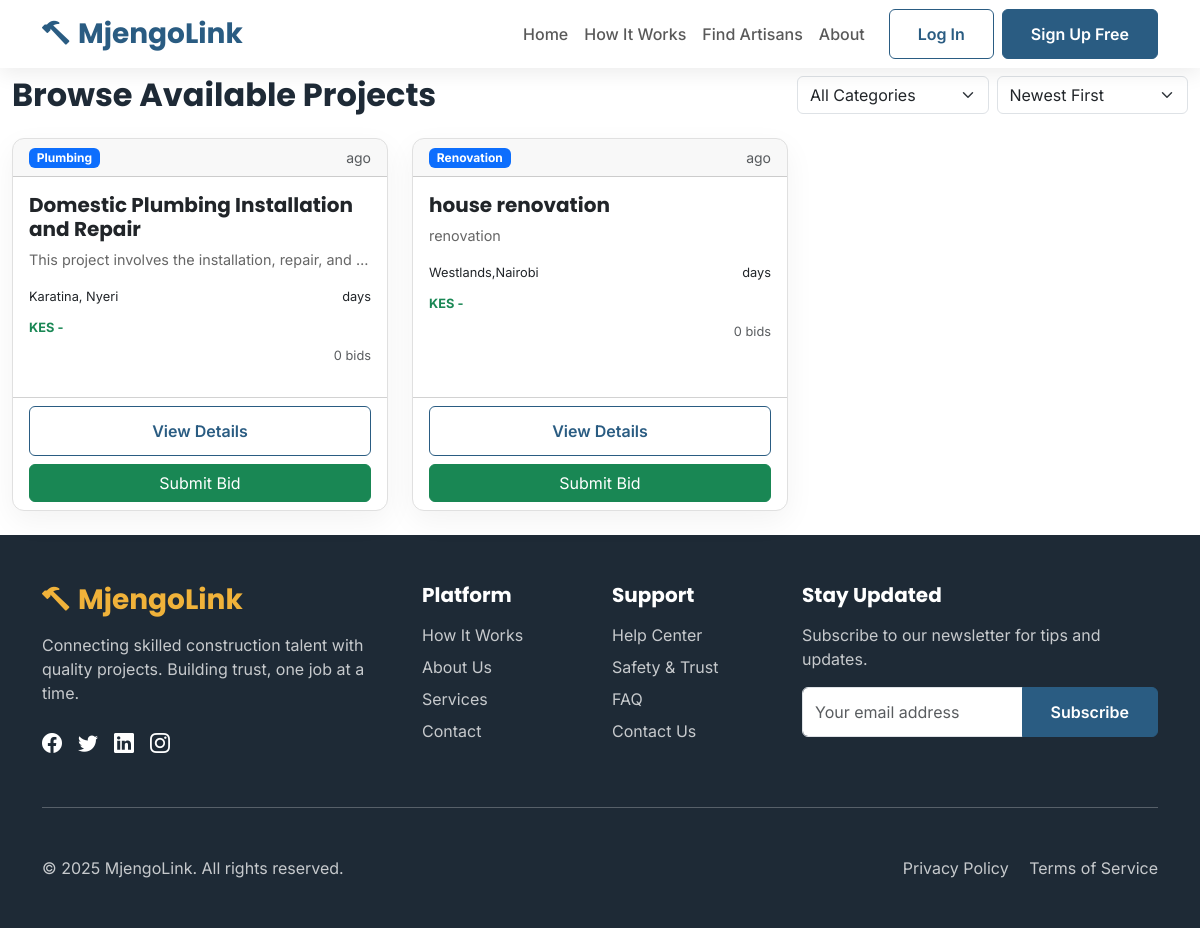
The page /projects/browse/ on the database as committed earlier.
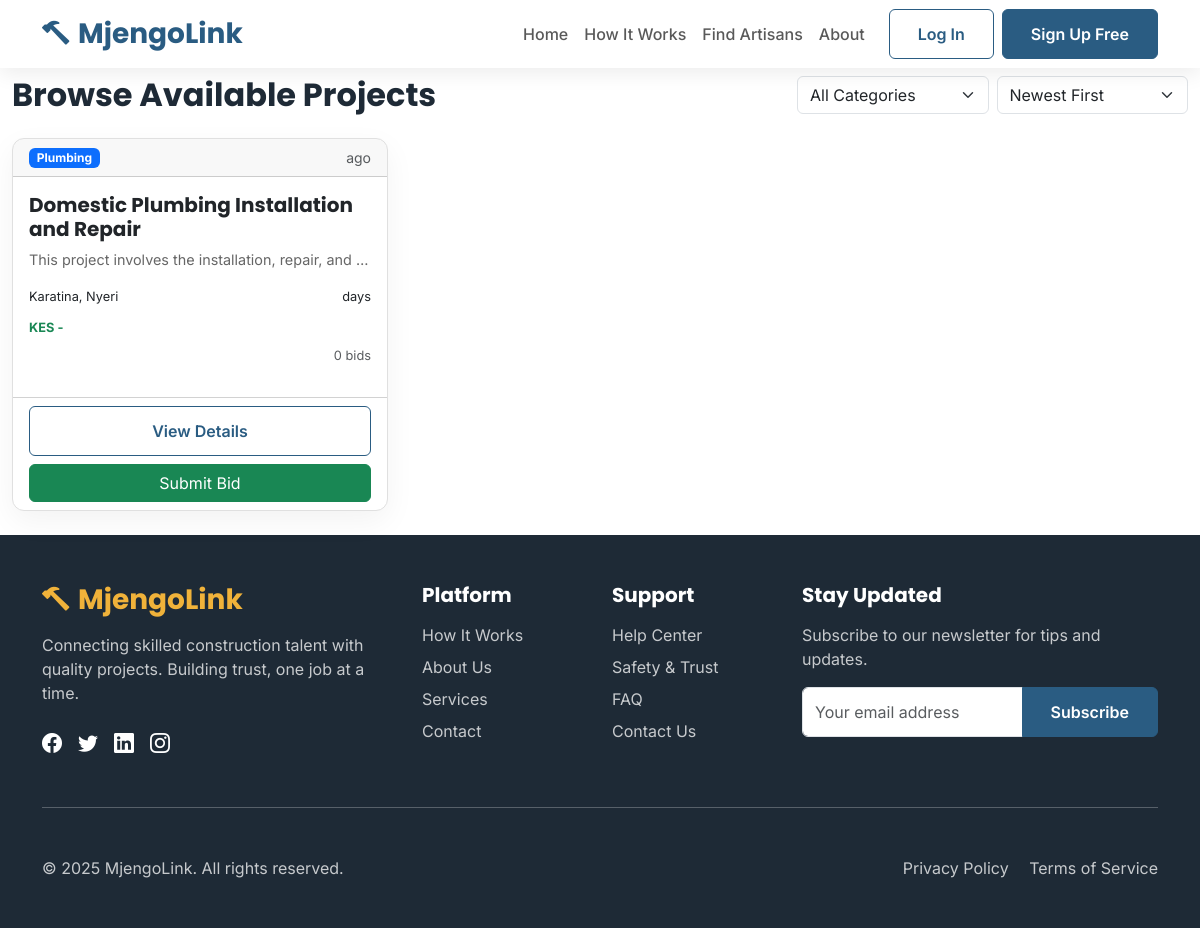
The same page on the database as committed later.
### projects/models.py (models this page shows, shortened)
class Project(models.Model):
    CATEGORY_CHOICES = [
        ('plumbing', 'Plumbing'),
        ('electrical', 'Electrical'),
        ('masonry', 'Masonry'),
        ('carpentry', 'Carpentry'),
        ('painting', 'Painting'),
        ('welding', 'Welding'),
        ('roofing', 'Roofing'),
        ('tiling', 'Tiling'),
        ('landscaping', 'Landscaping'),
        ('interior_design', 'Interior Design'),
        ('plastering', 'Plastering'),
        ('metalwork', 'Metalwork'),
        ('glass_work', 'Glass Work'),
        ('flooring', 'Flooring'),
        ('fencing', 'Fencing'),
        ('renovation', 'Renovation'),
        ('new_construction', 'New Construction'),
        ('maintenance', 'Maintenance'),
        ('other', 'Other'),
    ]
    STATUS_CHOICES = [
        ('draft', 'Draft'),
        ('posted', 'Posted - Accepting Bids'),
        ('bidding_closed', 'Bidding Closed'),
        ('assigned', 'Assigned to Artisan'),
        ('in_progress', 'In Progress'),
        ('on_hold', 'On Hold'),
        ('completed', 'Completed'),
        ('cancelled', 'Cancelled'),
        ('disputed', 'Disputed'),
    ]
    URGENCY_CHOICES = [
        ('low', 'Low - Within 1 month'),
        ('medium', 'Medium - Within 2 weeks'),
        ('high', 'High - Within 1 week'),
        ('urgent', 'Urgent - Within 3 days'),
    ]
    homeowner = models.ForeignKey(User, on_delete=models.CASCADE, related_name='projects', null=True, blank=True)
    title = models.CharField(max_length=200)
    description = models.TextField()
    category = models.CharField(max_length=50, choices=CATEGORY_CHOICES)
    location = models.CharField(max_length=200)
    exact_address = models.TextField(blank=True)
    budget_min = models.DecimalField(max_digits=10, decimal_places=2, validators=[MinValueValidator(Decimal('0.01'))])
    budget_max = models.DecimalField(max_digits=10, decimal_places=2, validators=[MinValueValidator(Decimal('0.01'))])
    preferred_timeline = models.CharField(max_length=100, help_text="e.g., 2 weeks, 1 month")
    urgency = models.CharField(max_length=20, choices=URGENCY_CHOICES, default='medium')
    status = models.CharField(max_length=20, choices=STATUS_CHOICES, default='draft')
    area_size = models.CharField(max_length=100, blank=True, help_text="e.g., 100 sq ft, 3 bedrooms")
    materials_provided = models.BooleanField(default=False)
    special_requirements = models.TextField(blank=True)
    posted_at = models.DateTimeField(auto_now_add=True)
    bidding_deadline = models.DateTimeField(null=True, blank=True)
    assigned_at = models.DateTimeField(null=True, blank=True)
    started_at = models.DateTimeField(null=True, blank=True)
    completed_at = models.DateTimeField(null=True, blank=True)
    updated_at = models.DateTimeField(auto_now=True)
    assigned_to = models.ForeignKey(User, on_delete=models.SET_NULL, null=True, blank=True,
                                    related_name='assigned_projects')
    final_price = models.DecimalField(max_digits=10, decimal_places=2, null=True, blank=True)
    final_timeline = models.CharField(max_length=100, blank=True)
    view_count = models.IntegerField(default=0)
    bid_count = models.IntegerField(default=0)
    class Meta:
        ordering = ['-posted_at']
        indexes = [
            models.Index(fields=['status', 'category']),
            models.Index(fields=['homeowner', 'status']),
        ]

### projects/views.py (the view, shortened to what this page needs)
# urls.py: path('browse/', views.BrowseProjectsView.as_view(), name='browse'),
class BrowseProjectsView(ListView):
    model = Project
    template_name = 'projects/browse.html'
    context_object_name = 'projects'
    paginate_by = 15
    def get_queryset(self):
        queryset = Project.objects.filter(status='posted').select_related('homeowner')
        filters = Q()
        category = self.request.GET.get('category')
        if category and category != 'all':
            filters &= Q(category=category)
        location = self.request.GET.get('location')
        if location:
            filters &= Q(location__icontains=location)
        min_budget = self.request.GET.get('min_budget')
        max_budget = self.request.GET.get('max_budget')
        if min_budget:
            try:
                filters &= Q(budget_min__gte=Decimal(min_budget))
            except:
                pass
        if max_budget:
            try:
                filters &= Q(budget_max__lte=Decimal(max_budget))
            except:
                pass
        urgency = self.request.GET.get('urgency')
        if urgency and urgency != 'all':
            filters &= Q(urgency=urgency)
        timeline = self.request.GET.get('timeline')
        queryset = queryset.filter(filters)
        sort_by = self.request.GET.get('sort_by', 'newest')
        if sort_by == 'newest':
            queryset = queryset.order_by('-posted_at')
        elif sort_by == 'budget_low':
            queryset = queryset.order_by('budget_min')
        elif sort_by == 'budget_high':
            queryset = queryset.order_by('-budget_max')
        elif sort_by == 'deadline':
            queryset = queryset.order_by('bidding_deadline')
        elif sort_by == 'urgency':
            urgency_order = {'urgent': 0, 'high': 1, 'medium': 2, 'low': 3}
            queryset = sorted(queryset, key=lambda p: urgency_order.get(p.urgency, 4))
        return queryset
    def get_context_data(self, **kwargs):
        context = super().get_context_data(**kwargs)
        context['locations'] = Project.objects.filter(status='posted').values_list(
            'location', flat=True
        ).distinct().order_by('location')
        context['category_counts'] = Project.objects.filter(status='posted').values(
            'category'
        ).annotate(count=Count('category')).order_by('-count')
        context['current_filters'] = {
            'category': self.request.GET.get('category', 'all'),
            'location': self.request.GET.get('location', ''),
            'min_budget': self.request.GET.get('min_budget', ''),
            'max_budget': self.request.GET.get('max_budget', ''),
            'urgency': self.request.GET.get('urgency', 'all'),
            'timeline': self.request.GET.get('timeline', ''),
            'sort_by': self.request.GET.get('sort_by', 'newest'),
        }
        return context

### core/context_processors/admin_counts.py (called while the page is built, shortened)
def admin_counts(request):
    return {}

### templates/projects/browse.html (shortened to what this page needs)
{% extends 'projects/project_dashboard.html' %}
{% load static %}
{% block content %}
<div class="container-fluid">
    <div class="d-flex justify-content-between align-items-center mb-4">
        <h2 class="mb-0">Browse Available Projects</h2>
        <div class="filters">
            <form method="get" class="d-flex gap-2">
                <select name="category" class="form-select" onchange="this.form.submit()">
                    <option value="">All Categories</option>
                </select>
                <select name="sort" class="form-select" onchange="this.form.submit()">
                    <option value="newest" {% if request.GET.sort == 'newest' %}selected{% endif %}>Newest First</option>
                </select>
            </form>
        </div>
    </div>
    {% if page_obj %}
    <div class="row">
        {% for project in page_obj %}
        <div class="col-md-6 col-lg-4 mb-4">
            <div class="card h-100 project-card">
                <div class="card-header d-flex justify-content-between align-items-center">
                    <span class="badge bg-primary">{{ project.get_category_display }}</span>
                    <small class="text-muted">{{ project.created_at|timesince }} ago</small>
                </div>
                <div class="card-body">
                    <h5 class="card-title">{{ project.title }}</h5>
                    <p class="card-text text-truncate" style="max-height: 60px;">{{ project.description }}</p>
                    <div class="project-meta mb-3">
                        <div class="d-flex justify-content-between mb-2">
                            <small> {{ project.location }}</small>
                            <small> {{ project.timeline_days }} days</small>
                        </div>
                        <div class="budget-range mb-2">
                            <small class="text-success fw-bold">
                                KES {{ project.budget_range_min|floatformat:0 }} - {{ project.budget_range_max|floatformat:0 }}
                            </small>
                        </div>
                        <div class="d-flex justify-content-between align-items-center">
                            <small class="text-muted">
                                 {{ project.bids.count }} bids
                            </small>
                        </div>
                    </div>
                </div>
                <div class="card-footer bg-transparent">
                    <div class="d-grid gap-2">
                        <a href="{% url 'projects:detail' project.id %}" class="btn btn-outline-primary">
                             View Details
                        </a>
                        {% if project.has_bid_from_user %}
                            <button class="btn btn-secondary" disabled>
                                <i class="fas fa-check-circle"></i> Bid Submitted
                            </button>
                        {% else %}
                            <a href="{% url 'projects:bid_create' project.id %}" class="btn btn-success">
                                 Submit Bid
                            </a>
                        {% endif %}
                    </div>
                </div>
            </div>
        </div>
        {% endfor %}
    </div>
    {% endif %}
</div>
{% endblock %}

Rows that differ between the two databases and show on the page:
removed Project: category "Renovation", title "house renovation", description "renovation", location "Westlands,Nairobi", bids.count "0"
